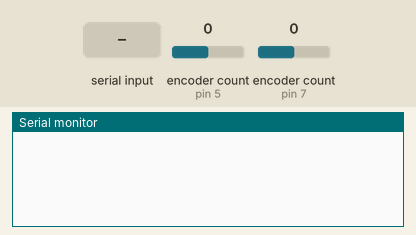
This sketch was run on a simulated Arduino Uno, built with avr-gcc and run on an emulated ATmega328P. On the bench: the last lines printed to the serial monitor. Inputs (shaded band) come from the test bench; at power-on: encoder count (sensors on pin 5, pin 7) 0.

Above: at 1.2 s.
1.3 s: encoder count (sensor on pin 5) set to 1
At 3.2 s:
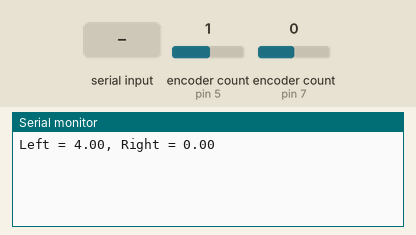
3.5 s: "1" received over Serial
At 4.8 s:
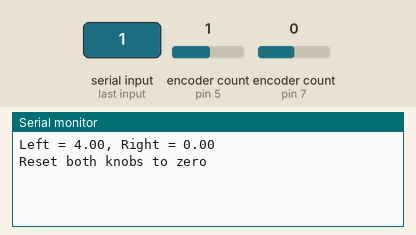
5.5 s: encoder count (sensor on pin 7) set to 1
At 6.5 s:
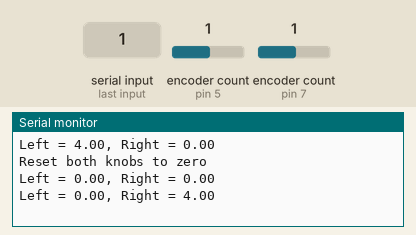
7.0 s: encoder count (sensor on pin 5) set to 2
At 8.2 s:
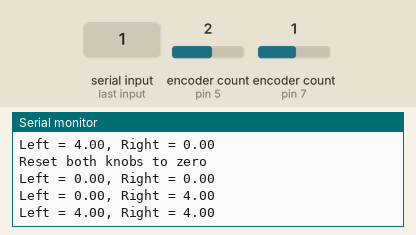
8.5 s: encoder count (sensor on pin 7) set to 2
At 10.0 s:
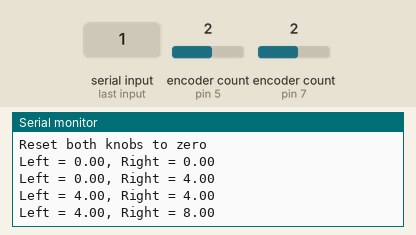
Timing chart, 0 to 11.0 s (numbered marks = the images above; inputs shaded):
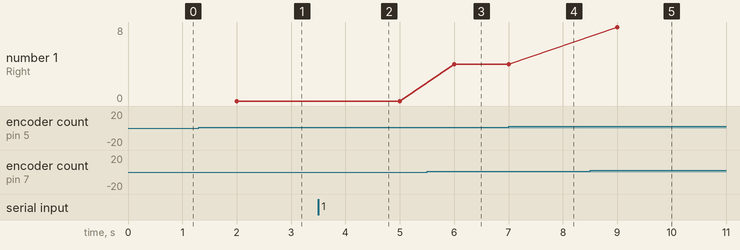

The sketch:

EncoderScript.ino
```cpp
#include <Encoder.h>

Encoder knobLeft(5, 6);
Encoder knobRight(7, 8);

unsigned long previousMillis = 0;

//1 second
const long interval = 1000;

void setup() {
  Serial.begin(9600);
}

double positionLeft  = 0;
double positionRight = 0;

void loop() {
  //keep track of milliseconds
  unsigned long currentMillis = millis();

  if(currentMillis - previousMillis >= interval){
    previousMillis = currentMillis;
    double newLeft, newRight;
    newLeft = knobLeft.read();
    newRight = knobRight.read();
    if (newLeft != positionLeft || newRight != positionRight) {
      Serial.print("Left = ");
      Serial.print(newLeft);
      Serial.print(", Right = ");
      Serial.print(newRight);
      Serial.println();
      positionLeft = newLeft;
      positionRight = newRight;
    }
    // if a character is sent from the serial monitor,
    // reset both back to zero.
    if (Serial.available()) {
      Serial.read();
      Serial.println("Reset both knobs to zero");
      knobLeft.write(0);
      knobRight.write(0);
    }
  }
}
```

Measured:
- after the input at 1.3 s, the serial monitor: prints a new line after 0.70 s (image 1)
- after the input at 3.5 s, the serial monitor: prints a new line after 0.50 s (image 2)
- after the input at 5.5 s, the serial monitor: prints a new line after 0.50 s (image 3)
- after the input at 7.0 s, the serial monitor: prints a new line at once (image 4)
- after the input at 8.5 s, the serial monitor: prints a new line after 0.50 s (image 5)
- plotted number 1: 0 → 4 after the input at 5.5 s, 4 → 8 after the input at 8.5 s
